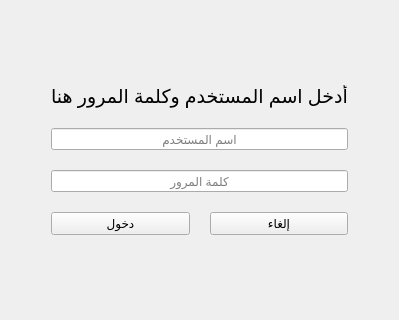
      <widget class="QWidget" name="page_2">
       <layout class="QVBoxLayout" name="verticalLayout_21">
        <item>
         <spacer name="verticalSpacer">
          <property name="orientation">
           <enum>Qt::Vertical</enum>
          </property>
          <property name="sizeHint" stdset="0">
           <size>
            <width>20</width>
            <height>40</height>
           </size>
          </property>
         </spacer>
        </item>
        <item>
         <layout class="QHBoxLayout" name="horizontalLayout_10">
          <item>
           <spacer name="horizontalSpacer">
            <property name="orientation">
             <enum>Qt::Horizontal</enum>
            </property>
            <property name="sizeHint" stdset="0">
             <size>
              <width>40</width>
              <height>20</height>
             </size>
            </property>
           </spacer>
          </item>
          <item>
           <layout class="QVBoxLayout" name="verticalLayout_19">
            <property name="spacing">
             <number>20</number>
            </property>
            <item>
             <layout class="QHBoxLayout" name="horizontalLayout_11">
              <item>
               <widget class="QLabel" name="label_31">
                <property name="maximumSize">
                 <size>
                  <width>200</width>
                  <height>200</height>
                 </size>
                </property>
                <property name="text">
                 <string/>
                </property>
                <property name="pixmap">
                 <pixmap resource="icons.qrc">:/icons/icons/02.png</pixmap>
                </property>
                <property name="scaledContents">
                 <bool>true</bool>
                </property>
               </widget>
              </item>
             </layout>
            </item>
            <item>
             <widget class="QLabel" name="label_32">
              <property name="font">
               <font>
                <pointsize>14</pointsize>
               </font>
              </property>
              <property name="text">
               <string>أدخل اسم المستخدم وكلمة المرور هنا</string>
              </property>
              <property name="alignment">
               <set>Qt::AlignCenter</set>
              </property>
             </widget>
            </item>
            <item>
             <widget class="QLineEdit" name="txt_username">
              <property name="alignment">
               <set>Qt::AlignCenter</set>
              </property>
              <property name="placeholderText">
               <string>اسم المستخدم</string>
              </property>
             </widget>
            </item>
            <item>
             <widget class="QLineEdit" name="txt_password">
              <property name="maxLength">
               <number>12</number>
              </property>
              <property name="echoMode">
               <enum>QLineEdit::Password</enum>
              </property>
              <property name="alignment">
               <set>Qt::AlignCenter</set>
              </property>
              <property name="placeholderText">
               <string>كلمة المرور</string>
              </property>
             </widget>
            </item>
            <item>
             <layout class="QHBoxLayout" name="horizontalLayout_12">
              <item>
               <widget class="QPushButton" name="btn_in">
                <property name="text">
                 <string>دخول</string>
                </property>
                <property name="shortcut">
                 <string>Return</string>
                </property>
               </widget>
              </item>
              <item>
               <widget class="QPushButton" name="btn_exit">
                <property name="text">
                 <string>إلغاء</string>
                </property>
                <property name="shortcut">
                 <string>Esc</string>
                </property>
               </widget>
              </item>
             </layout>
            </item>
            <item>
             <widget class="QLabel" name="lbl_wrong">
              <property name="sizePolicy">
               <sizepolicy hsizetype="Expanding" vsizetype="Fixed">
                <horstretch>0</horstretch>
                <verstretch>0</verstretch>
               </sizepolicy>
              </property>
              <property name="styleSheet">
               <string notr="true">color: rgb(170, 0, 0);</string>
              </property>
              <property name="text">
               <string/>
              </property>
              <property name="alignment">
               <set>Qt::AlignCenter</set>
              </property>
             </widget>
            </item>
           </layout>
          </item>
          <item>
           <spacer name="horizontalSpacer_2">
            <property name="orientation">
             <enum>Qt::Horizontal</enum>
            </property>
            <property name="sizeHint" stdset="0">
             <size>
              <width>40</width>
              <height>20</height>
             </size>
            </property>
           </spacer>
          </item>
         </layout>
        </item>
        <item>
         <spacer name="verticalSpacer_2">
          <property name="orientation">
           <enum>Qt::Vertical</enum>
          </property>
          <property name="sizeHint" stdset="0">
           <size>
            <width>20</width>
            <height>40</height>
           </size>
          </property>
         </spacer>
        </item>
       </layout>
      </widget>
